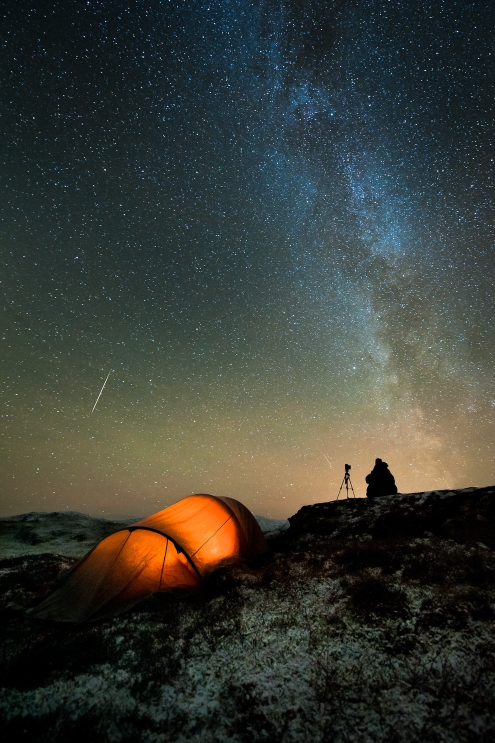
#> input picture galaxy.jpg, 990 x 1485 px (shown at 1/2 size)
$ jupyter execute --allow-errors image_analysis-Github.ipynb
#> lines starting #> are read from the running program, lines starting #| are printed output that depends on the picture
[cell 1]
import cv2

[cell 2]
img=cv2.imread('galaxy.jpg',0)   # 1 as is    # 0  blackwhite  -1 alpha channel transparency .color image is three dimensional matrix
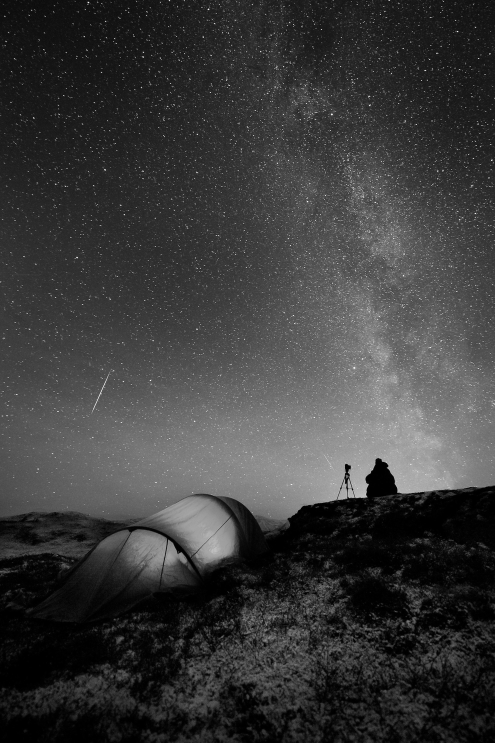
#> img: shape (1485, 990) (shown at 1/2 size); min 0, max 255, mean 58.4

[cell 3]
print(type(img))
#| <class 'numpy.ndarray'>

[cell 4]
print(img)
#> (printed output is left out)

[cell 5]
print(img.shape)   #1485 height pixel, 99 width pixel screen small for image size if not resized
#| (1485, 990)

[cell 6]
print(img.ndim)
#| 2

[cell 7]
cv2.imshow('Galaxy',img)
cv2.waitKey(10000)
cv2.destroyAllWindows()

[cell 8]
resized_image=cv2.resize(img,(int(img.shape[1]*0.5),int(img.shape[0]*0.5)))  #by interpolating the index intensity  width: fx=first element. height: fy= second element
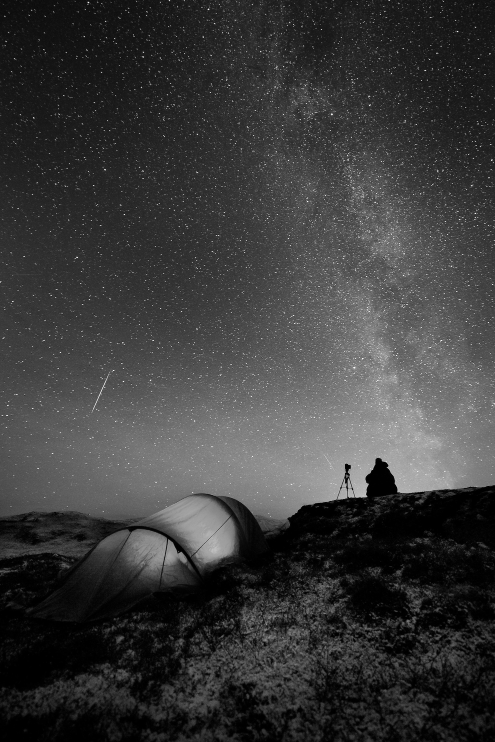
#> resized_image: shape (742, 495); min 0, max 252, mean 58.3
#> `resized_image=cv2.resize(img,(100,100))`:
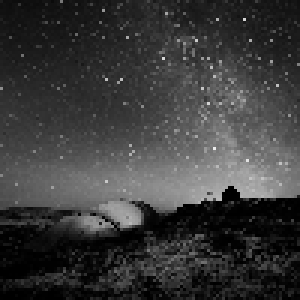
#> resized_image: shape (100, 100) (shown 3 times larger); min 0, max 236, mean 58.3
cv2.imshow('Galaxy',resized_image)   #img for original resize for resized 'Galaxy window name
cv2.imwrite('Galaxy_resized.jpg',resized_image)
cv2.waitKey(10000)   # 0any click remove the image  # put 2000 is 2000 mili second, 0 did not work that well
cv2.destroyAllWindows()  #close after 2000 ms

[cell 9]
#######################
#other way

#import cv2
#import glob   # this file find paths names or certain pattern

#images=glob.glob("*.jpg")   list of images in directory in file path with jpg   , example ['C:\galaxy.jpg', ...]
#######################

list_image=['galaxy','kangaroos-rain-australia_71370_990x742','Lighthouse','Moon sinking, sun rising']

#print(list_image)
#> (the rest of this cell did not finish here and is left out)

[cell 10]
import cv2
import glob

images=glob.glob("*.jpg")

for image in images:
    print(image)
    img=cv2.imread(image,0)
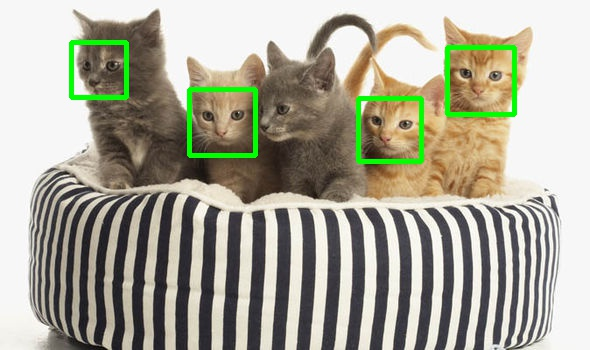
#> input picture Cat_detect.jpg, 590 x 350 px
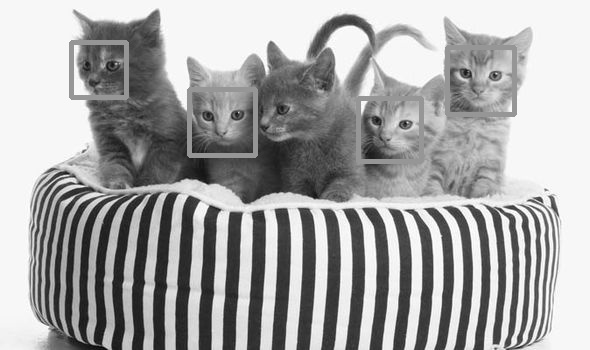
#> img: shape (350, 590); min 1, max 255, mean 166.2
    re=cv2.resize(img,(100,100))
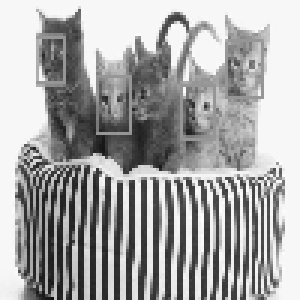
#> re: shape (100, 100) (shown 3 times larger); min 16, max 254, mean 166.1
    cv2.imshow("Hey",re)
    cv2.waitKey(5000)
    cv2.destroyAllWindows()
    cv2.imwrite("resized_"+image,re)
